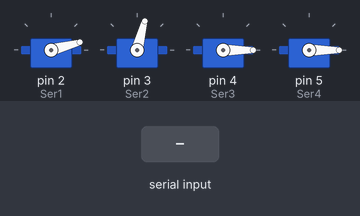
The sketch below on a simulated Arduino Uno, built with avr-gcc and run on an emulated ATmega328P. Parts: 4 × servo. Inputs (shaded band) come from the test bench.

Above: at 1.2 s.
1.3 s: "open_glass\n" received over Serial
At 1.7 s:
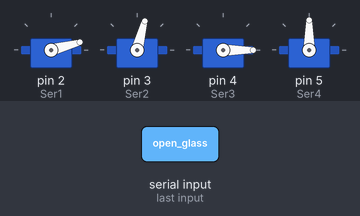
3.3 s: "open_paper\n" received over Serial
At 4.2 s:
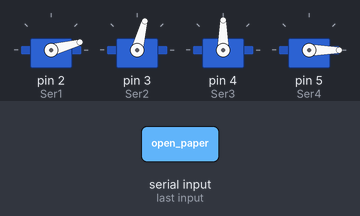
6.0 s: "open_cardboard\n" received over Serial
At 6.5 s:
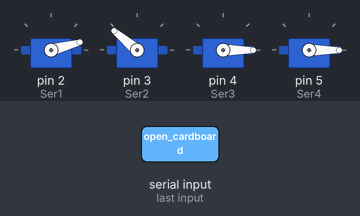
9.0 s: "open_metal\n" received over Serial
Timing chart, 0 to 12.0 s (numbered marks = the images above; inputs shaded):
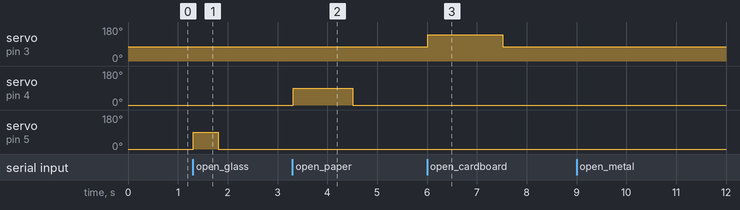

Measured:
- after the input at 1.3 s, servo on pin 5 (Ser4): 0° → 90° at once, → 0° 0.50 s later
- after the input at 3.3 s, servo on pin 4 (Ser3): 0° → 90° at once, → 0° 1.2 s later
- after the input at 6.0 s, servo on pin 3 (Ser2): 75° → 140° at once, → 75° 1.5 s later

The sketch:

Servo_control.ino
```cpp
#include <Servo.h>


// Servo 1 15 - 180  Servo final
// Servo 2 75 - 140  Servo 3
// Servo 3 0 - 90 Servo 2
// Servo 4 0 - 90 Servo 1
Servo Ser1;
Servo Ser2;
Servo Ser3;
Servo Ser4;
void setup() {
  Serial.begin(9600);
  Ser1.attach(2);
  Ser2.attach(3);
  Ser3.attach(4);
  Ser4.attach(5);

  Ser1.write(15); // Metal - Plastic
  Ser2.write(75); // Glass
  Ser3.write(0); // Cardboard
  Ser4.write(0); // Papper
}

void loop() {

     Ser1.write(15);


 if (Serial.available() > 0) {
    String comando = Serial.readStringUntil('\n');

    if (comando == "open_glass") {
      Ser4.write(90);  // Abrir
      delay(500);
      Ser4.write(0);   // Cerrar

    } else if (comando == "open_paper") {
      Ser3.write(90);
      delay(1200);
      Ser3.write(0);

    } else if (comando == "open_cardboard") {
      Ser2.write(140);
      delay(1500);
      Ser2.write(75);

    } else if (comando == "open_metal") {

      Ser1.write(15);
      delay(500);
      Ser1.write(180);


    } else if (comando == "open_plastic") {
      Ser1.write(180);
      delay(500);
      Ser1.write(15);

    }
  }
}
```
